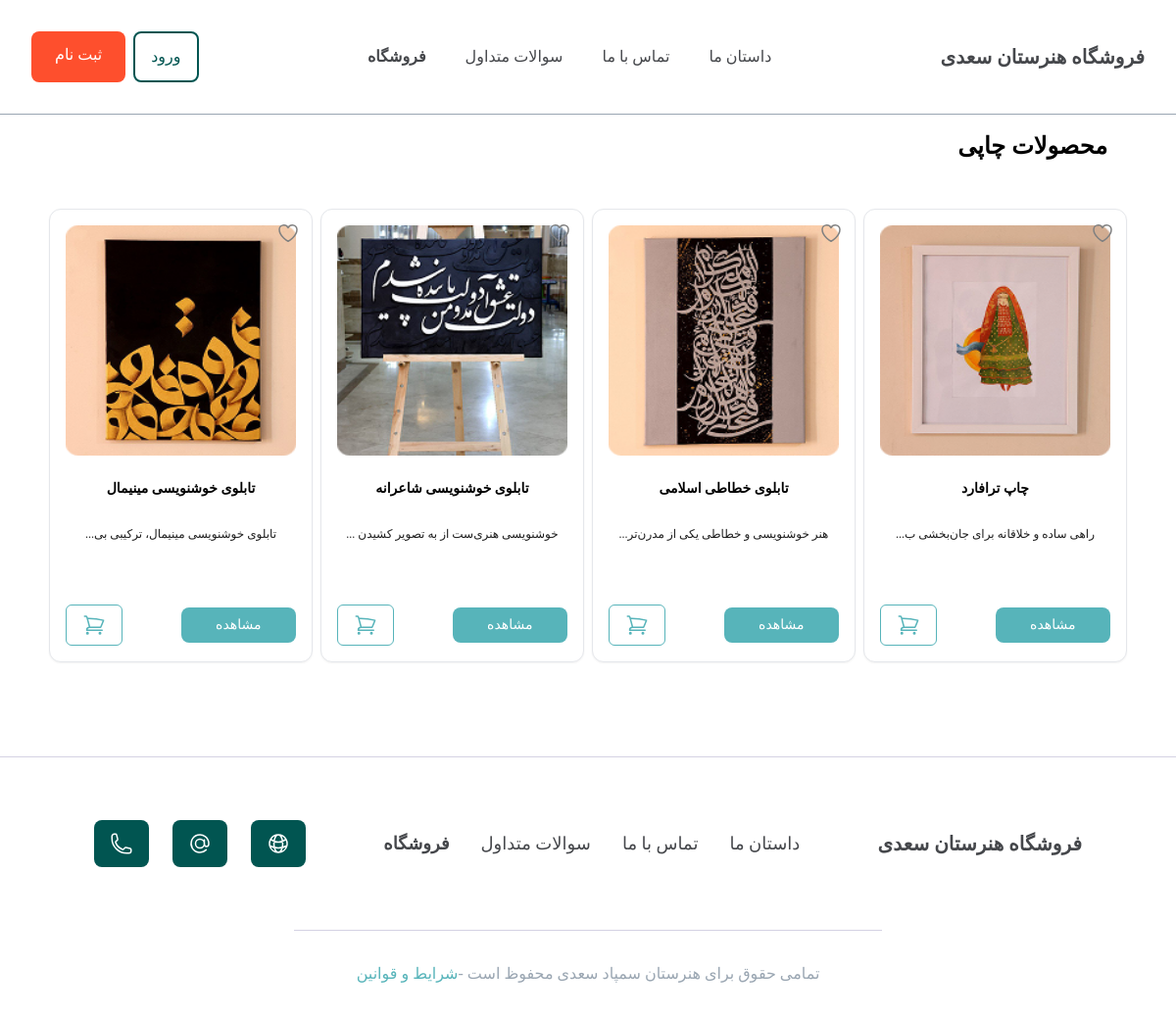
The app's page /product_cards/printed_product/ with its own data.
### products/models.py (models this page shows, shortened)
class Product(models.Model):
    title = models.CharField(max_length=100)
    description = models.TextField()
    image = models.ImageField(null=True , blank=True)
    category = models.ForeignKey(category, on_delete=models.CASCADE ,null=True , blank=True)
    is_show = models.BooleanField(default=True)

### productCard/views.py (the view)
# urls.py: path('printed_product/', printed_product, name='printed_product'),
def printed_product(request):
    products = Product.objects.filter(category_id=3)
    context = {
        'products': products
    }
    return render(request, 'PrintedProducts.html', context)

### productCard/templates/PrintedProducts.html (shortened to what this page needs)
{% extends "shared/main_layout.html" %}
{% load static %}
{% block content %}
<body style="font-family: Yekan Bakh FaNum">
    <section class="flex flex-col justify-center items-center w-full ">
            <div class="flex justify-between items-center w-[91%] p-4 mb-8">
                <h1 class="font-bold text-2xl">محصولات چاپی </h1>
            </div>
                <div class="grid w-11/12 gap-2 grid-cols-1 sm:grid-cols-2 md:grid-cols-3 lg:grid-cols-4 xl:grid-cols-5">
                    {% for product in products %}
            <div class="relative  bg-white rounded-xl border p-4 text-center shadow-sm flex flex-col gap-3">
                <button class="absolute top-3 right-3 text-gray-400 cursor-pointer">
                </button>
                <img src="{{product.image.url}}" alt="{{ product.title }}" class="mb-3 aspect-[1/1] w-full" />
                <h3 class="text-sm font-semibold mb-3"> {{ product.title }} </h3>
                <p class="text-xs text-[#1E1E1E] mt-1 mb-5">{{ product.description|slice:":35" }}...</p>
                <div class="flex justify-between items-center gap-6 mt-8">
                    <button class="bg-teal  rounded-lg px-4  py-2 transition text-sm text-white w-1/2"><a href="{% url "products_detail:products_detail" product.id %}">مشاهده</a></button>
                    <button class="text-teal border border-teal rounded-md  transition px-4  py-2">
                    </button>
                </div>
            </div>
            {% endfor %}
                </div>
        </section>
</body>
</html>
{% endblock content %}

### records on screen
Product: image (picture), title "چاپ ترافارد", description "راهی ساده و خلاقانه برای جان‌بخشی ب"
Product: image (picture), title "تابلوی خطاطی اسلامی", description "هنر خوشنویسی و خطاطی یکی از مدرن‌تر"
Product: image (picture), title "تابلوی خوشنویسی شاعرانه", description "خوشنویسی هنری‌ست از به تصویر کشیدن"
Product: image (picture), title "تابلوی خوشنویسی مینیمال", description "تابلوی خوشنویسی مینیمال، ترکیبی بی‌"
